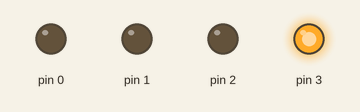
Recording of a sketch running on a simulated Arduino Uno, built with avr-gcc and run on an emulated ATmega328P. Parts: output pins drawn as LEDs (lit = HIGH).

Above: at 0.2 s.
At 1.2 s:
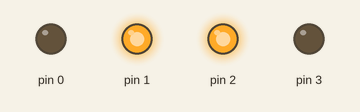
At 1.7 s:
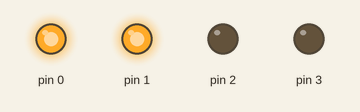
At 3.7 s:
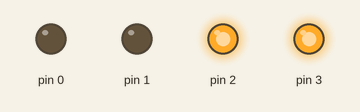
At 5.2 s:
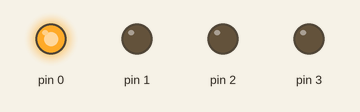
Timing chart, 0 to 6.9 s (numbered marks = the images above):
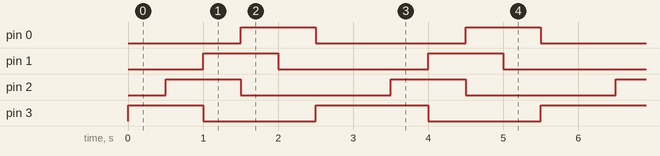

Measured:
- by itself, pin 0–2: alternates HIGH for 1.0 s and LOW for 2.0 s
- by itself, pin 3: repeats every 3.0 s: LOW 1.5 s, HIGH 1.5 s
- by itself, everything shown: repeats every 3.0 s, in 5 steps

The sketch:

DancingLight.ino
```cpp
//definition of two dimensional presentation
int danclight [5] [4] = {
  {0,0,0,1},
  {0,0,1,1},
  {0,1,1,0},
  {1,1,0,0},
  {1,0,0,0}
};
void setup() {
  // put your setup code here, to run once:
  for(int thispin = 0; thispin < 4; thispin++) {
    pinMode(thispin, OUTPUT);
  }
}

void loop() {
  // put your main code here, to run repeatedly:
  for(int a = 0; a <= 5; a++){
    for(int i = 0; i <= 4; i++){
      digitalWrite(i, danclight[a] [i]);
    }
    delay(500); //wait for a second
  }
}
```
